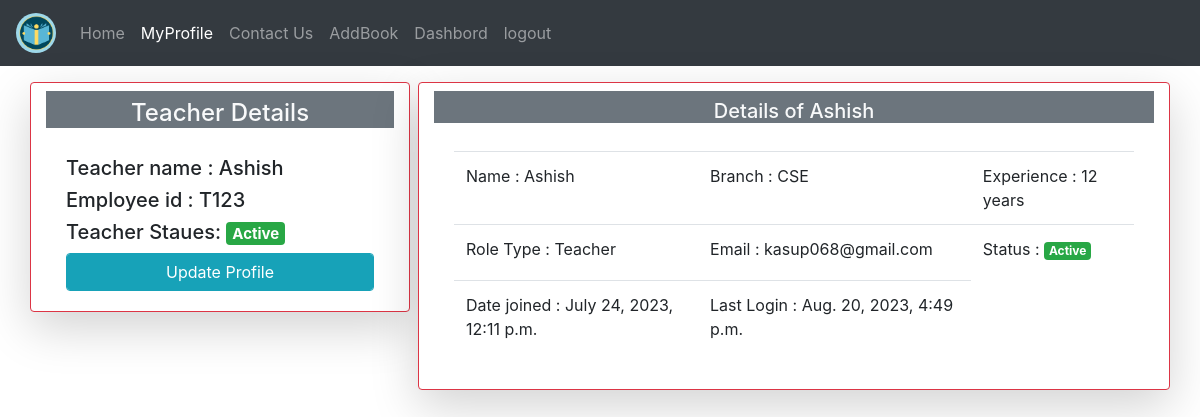
Screenshot of /teachprof/ (signed in) with the database file from the repository.
### LibraryApp/models.py (models this page shows)
class User(AbstractUser):
	rt = [
		(0,'Guest'),
		(1,'Student'),
		(2,'Teacher'),
	]
	eid = models.CharField(max_length=20)
	role_type = models.IntegerField(default=0)

class TeacherProfile(models.Model):
	g = [
		("k","Select Your Gender"),
		('M',"Male"),
		("F","Female")
		]
	b = [
		('G','----- Select Branch -----'),
		('CSE','Computer Science and Engineering'),
		('ECE','Electrical and Communication Engineering'),
		('EEE','Electrical and Electronics Engineering'),
		('CIVIL','Civil Engineering'),
		('MECH','Mechanical Engineering')
	]
	tage = models.IntegerField()
	tgen = models.CharField(max_length=5,default='k',choices=g)
	tbranch = models.CharField(max_length=50,default='G',choices=b)
	texpr = models.IntegerField()
	tdesg = models.CharField(max_length=50)
	tstatus = models.BooleanField(default=0)
	tch = models.OneToOneField(User,on_delete=models.CASCADE)

### LibraryApp/views.py (the view)
# urls.py: path('teachprof/',views.techprof,name='teachprof'),
def techprof(request):
    return render(request,'html/teachprof.html')

### templates/html/teachprof.html (shortened to what this page needs)
{% extends 'html/base.html' %}
{% block content %}
<div class="row">
    <div class="col-md-4 card mr-2 h-50 shadow-lg border rounded border-danger">
        <h4 class="bg-secondary text-light mt-2 pt-2 text-center">Teacher Details</h4>
        <div class="card-body">
            <h5>Teacher name  : {{request.user.username}}</h5>
            <h5>Employee id   : {{request.user.eid}}</h5>
            <h5>Teacher Staues: {% if request.user.teacherprofile.tstatus == 1 %}<span class="badge badge-success">Active</span>{% else %}<span class="badge badge-danger">InActive</span>{% endif %}</h5>
            <a href="{% url 'updatet' %}" class="btn btn-info form-control">Update Profile</a>
        </div>
    </div>
    {% if request.user.teacherprofile.tstatus == 1 %}
    <div class="col card shadow-lg  rounded border-danger">
        <h5  class="bg-secondary text-light mt-2 pt-2 text-center">Details of {{request.user.username}}</h5>
        <div class="card-body">
            <table class="table">
                 <tr class="">
                     <td>Name : {{request.user.username}} </td>
                     <td>Branch : {{request.user.teacherprofile.tbranch}}</td>
                     <td>Experience : {{request.user.teacherprofile.texpr}} years</td>
                 </tr>
                 <tr>
                     <td>Role Type : {% if request.user.role_type == 2 %} Teacher
                                     {% endif %}
                     </td>
                     <td>Email : {{request.user.email}}</td>
                     <td>Status : {% if request.user.is_active == 1 %}
                         <h5 class="badge badge-success">Active</h5>
                         {% else %}
                         <span class="badge badge-danger">InActive</span>
                         {% endif %}</td>
                 </tr>
                 <tr>
                     <td>Date joined : {{request.user.date_joined}}</td>
                     <td>Last Login  : {{request.user.last_login}}</td>
                 </tr>
            </table>
         </div>
    </div>
    {% endif %}
</div>
{% endblock %}

### rows the page displays
User: user.username "Ashish", user.eid "T123", user.teacherprofile.tbranch "CSE", user.teacherprofile.texpr "12", user.email "kasup068@gmail.com", user.date_joined "July 24, 2023, 12:11 p.m.", user.last_login "Aug. 20, 2023, 4:49 p.m."
